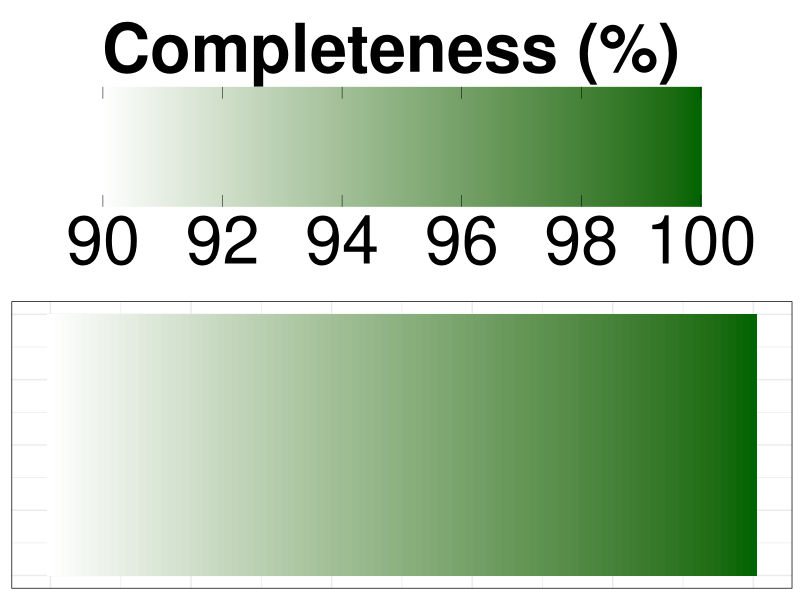

Source code (R):
# Daniel Castaneda Mogollon,PhD
# September 4th, 2025
# Purpose: This script is another version of a gradient legend maker in R

library(ggplot2)
library(scales)
df = data.frame(x=seq(0,50,length.out=100),
                y=1, #change axis values if you want the bar to be vertical
                fill=(seq(90,100,length.out=100)))
ggplot(df,aes(x=x,y=y,fill=fill)) + geom_tile() +
  scale_fill_gradient(low="white",high="darkgreen", breaks = seq(90,100,by=2),name="Completeness (%)", #Change this for the numbering under the legend and title
                      labels = scales::label_number(accuracy=1)) +
  theme_minimal() +
  guides(fill = guide_colorbar(
    direction = "horizontal",
    barwidth = 30,
    barheight = 6,
    ticks = TRUE,
    ticks.colour = "black"
  )) +
  theme(axis.ticks=element_blank(),
        axis.title=element_blank(),
        legend.position="top",
        legend.title=element_text(size=48, face="bold"),
        legend.title.position = "top",
        legend.text = element_text(size=48),
        axis.text=element_blank(),
        legend.key.height=unit(5,"cm"),
        legend.ticks.length = unit(0.30,"cm"),
        panel.border=element_rect(color="black",fill=NA))
       
